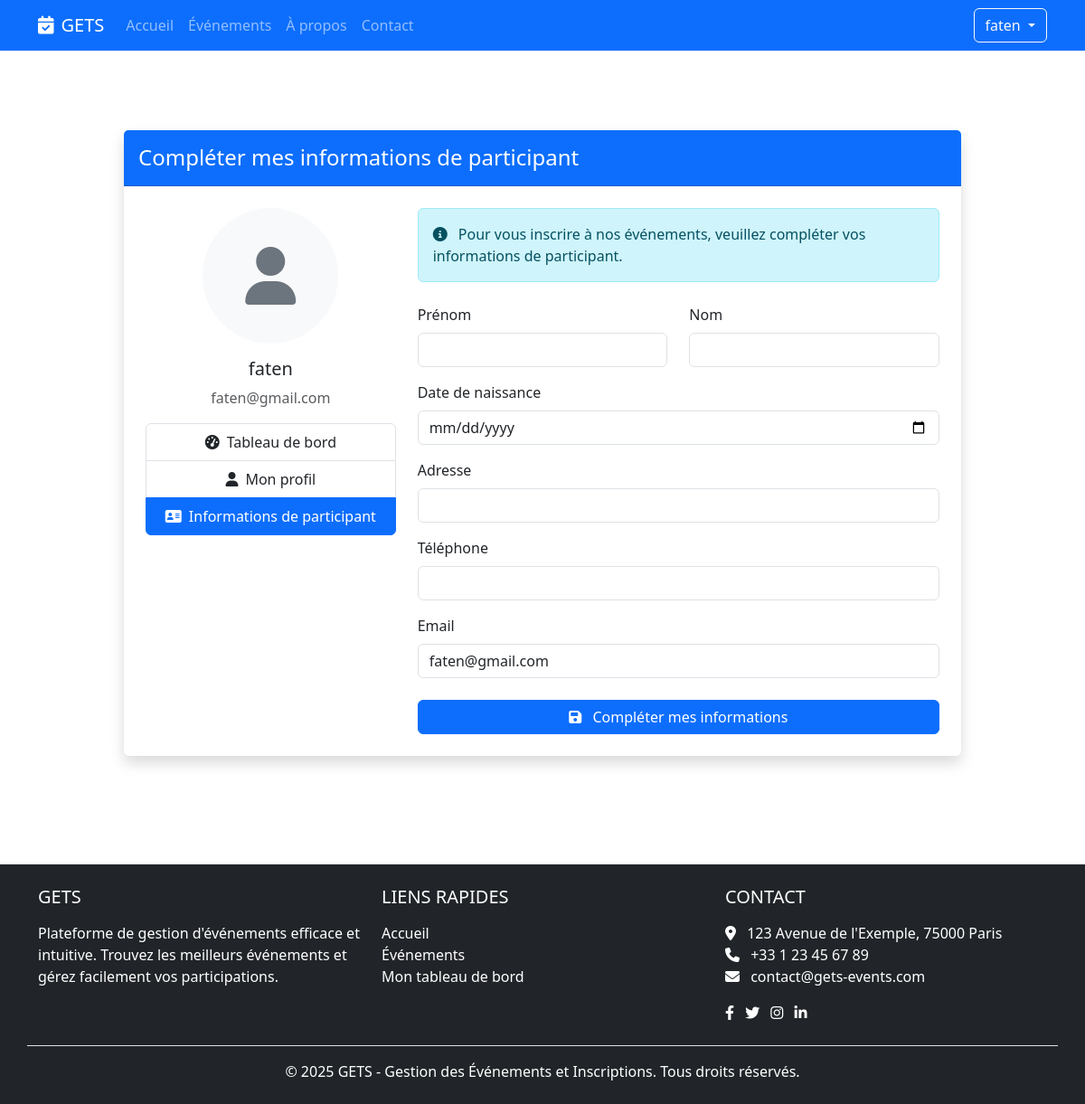
The page /account/participant-info/ (signed in) on the database as committed earlier.
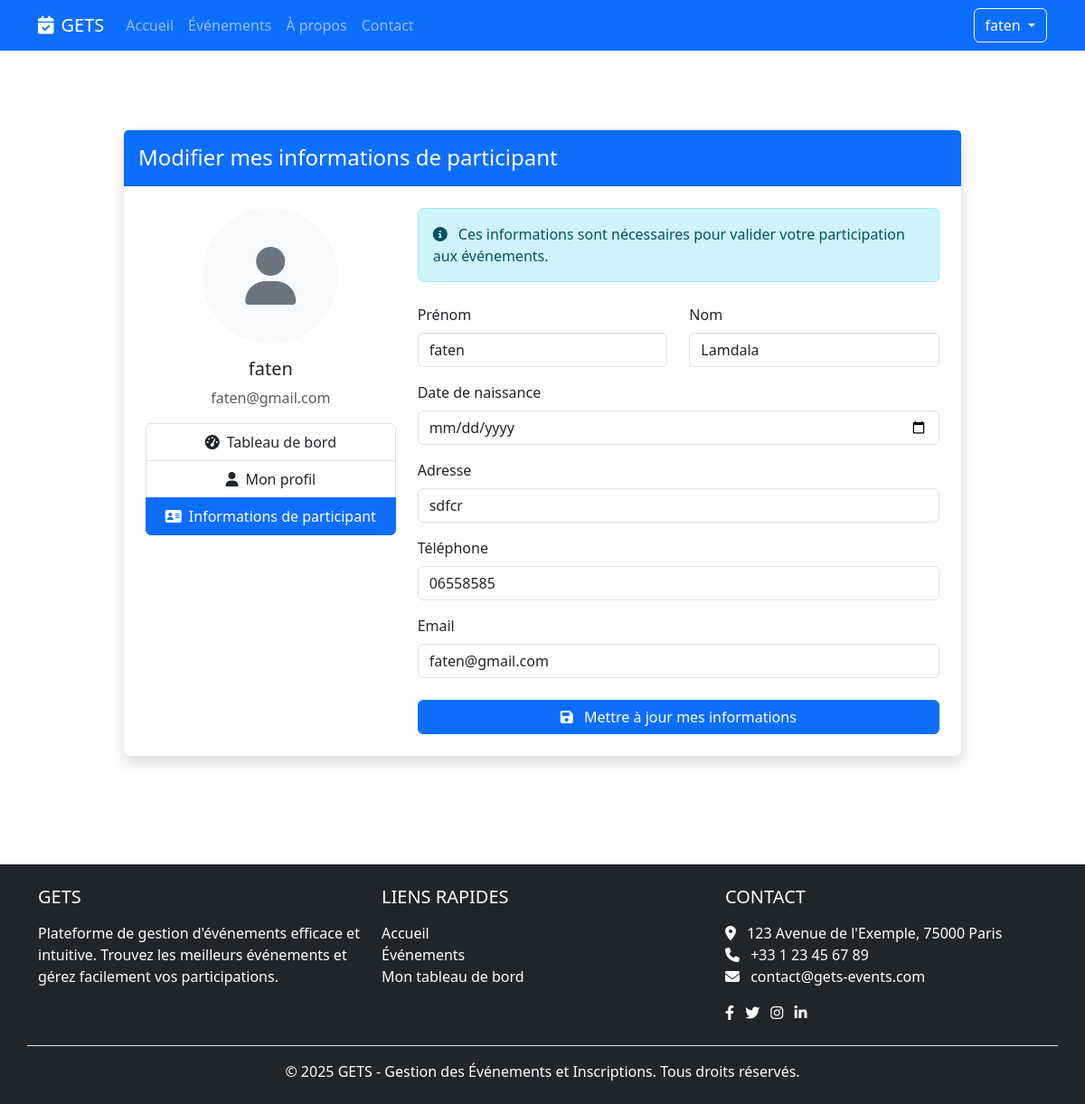
The same page on the database as committed later.
### common/models.py (models this page shows, shortened)
class User(AbstractUser):
    ROLE_CHOICES = [
        ('admin', 'Administrateur'),
        ('manager', 'Gestionnaire'),
        ('staff', 'Personnel'),
    ]
    role = models.CharField(max_length=10, choices=ROLE_CHOICES, default='staff')
    profile_image = models.ImageField(upload_to='profile_images/', blank=True, null=True)
    phone_number = models.CharField(max_length=15, blank=True, null=True)
    class Meta:
        db_table = 'user'

class Participant(models.Model):
    nom = models.CharField(max_length=100)
    prenom = models.CharField(max_length=100)
    date_naissance = models.DateField()
    adresse = models.CharField(max_length=255, blank=True, null=True)
    telephone = models.CharField(max_length=20, blank=True, null=True)
    email = models.EmailField(max_length=100, blank=True, null=True)
    date_inscription = models.DateField(auto_now_add=True)
    created_by = models.ForeignKey(User, on_delete=models.SET_NULL, null=True, related_name='created_participants')
    class Meta:
        db_table = 'participant'

### client_portal/views/account_views.py (the view, shortened to what this page needs)
# urls.py: path('account/participant-info/', account_views.ParticipantInfoView.as_view(), name='participant_info'),
class ParticipantInfoView(LoginRequiredMixin, UpdateView):
    model = Participant
    form_class = ParticipantForm
    template_name = 'client_portal/account/participant_form.html'
    success_url = reverse_lazy('client_portal:profile')
    def get_object(self, queryset=None):
        return Participant.objects.filter(email=self.request.user.email).first()
    def get_initial(self):
        initial = super().get_initial()
        if not self.get_object():
            initial.update({
                'nom': self.request.user.last_name,
                'prenom': self.request.user.first_name,
                'email': self.request.user.email,
                'telephone': self.request.user.phone_number
            })
        return initial
    def get_context_data(self, **kwargs):
        context = super().get_context_data(**kwargs)
        context['is_new'] = self.get_object() is None
        return context

### common/forms/participant_forms.py
class ParticipantForm(forms.ModelForm):
    class Meta:
        model = Participant
        fields = ['nom', 'prenom', 'date_naissance', 'adresse', 'telephone', 'email']
        widgets = {
            'date_naissance': forms.DateInput(attrs={'type': 'date', 'class': 'form-control'}),
            'nom': forms.TextInput(attrs={'class': 'form-control'}),
            'prenom': forms.TextInput(attrs={'class': 'form-control'}),
            'adresse': forms.TextInput(attrs={'class': 'form-control'}),
            'telephone': forms.TextInput(attrs={'class': 'form-control'}),
            'email': forms.EmailInput(attrs={'class': 'form-control'}),
        }

### client_portal/templates/client_portal/account/participant_form.html (shortened to what the changed rows need)
{% extends "client_portal/base.html" %}
{% block content %}
<div class="container py-5">
    <div class="row justify-content-center">
        <div class="col-md-10">
            <div class="card border-0 shadow">
                <div class="card-header bg-primary text-white py-3">
                    <h4 class="mb-0">{% if is_new %}Compléter{% else %}Modifier{% endif %} mes informations de
                        participant</h4>
                </div>
                <div class="card-body p-4">
                    <div class="row">
                        <div class="col-md-4 mb-4 mb-md-0">
                            <div class="text-center">
                                {% if user.profile_image %}
                                <img src="{{ user.profile_image.url }}" alt="{{ user.username }}"
                                    class="rounded-circle img-fluid profile-img mb-3"
                                    style="width: 150px; height: 150px; object-fit: cover;">
                                {% else %}
                                <div class="profile-placeholder rounded-circle mx-auto d-flex align-items-center justify-content-center bg-light mb-3"
                                    style="width: 150px; height: 150px;">
                                    <i class="fas fa-user fa-4x text-secondary"></i>
                                </div>
                                {% endif %}
                                <h5>{{ user.get_full_name|default:user.username }}</h5>
                                <p class="text-muted mb-3">{{ user.email }}</p>
                                <div class="list-group mb-4">
                                    <a href="{% url 'client_portal:dashboard' %}"
                                        class="list-group-item list-group-item-action">
                                    </a>
                                    <a href="{% url 'client_portal:profile' %}"
                                        class="list-group-item list-group-item-action">
                                    </a>
                                    <a href="{% url 'client_portal:participant_info' %}"
                                        class="list-group-item list-group-item-action active">
                                    </a>
                                </div>
                            </div>
                        </div>
                        <div class="col-md-8">
                            <div class="alert alert-info mb-4">
                                <i class="fas fa-info-circle me-2"></i>
                                {% if is_new %}
                                Pour vous inscrire à nos événements, veuillez compléter vos informations de participant.
                                {% else %}
                                Ces informations sont nécessaires pour valider votre participation aux événements.
                                {% endif %}
                            </div>
                            <form method="post">
                                <div class="row mb-3">
                                    <div class="col-md-6 mb-3 mb-md-0">
                                        <label for="{{ form.prenom.id_for_label }}" class="form-label">Prénom</label>
                                        {{ form.prenom }}
                                    </div>
                                    <div class="col-md-6">
                                        <label for="{{ form.nom.id_for_label }}" class="form-label">Nom</label>
                                        {{ form.nom }}
                                    </div>
                                </div>
                                <div class="mb-3">
                                    <label for="{{ form.date_naissance.id_for_label }}" class="form-label">Date de
                                        naissance</label>
                                    {{ form.date_naissance }}
                                </div>
                                <div class="mb-3">
                                    <label for="{{ form.adresse.id_for_label }}" class="form-label">Adresse</label>
                                    {{ form.adresse }}
                                </div>
                                <div class="mb-3">
                                    <label for="{{ form.telephone.id_for_label }}" class="form-label">Téléphone</label>
                                    {{ form.telephone }}
                                </div>
                                <div class="mb-4">
                                    <label for="{{ form.email.id_for_label }}" class="form-label">Email</label>
                                    {{ form.email }}
                                </div>
                                <div class="d-grid">
                                    <button type="submit" class="btn btn-primary">
                                        <i class="fas fa-save me-2"></i>
                                        {% if is_new %}
                                        Compléter
                                        {% else %}
                                        Mettre à jour
                                        {% endif %}
                                        mes informations
                                    </button>
                                </div>
                            </form>
                        </div>
                    </div>
                </div>
            </div>
        </div>
    </div>
</div>
{% endblock %}

### client_portal/templates/client_portal/partials/header.html (shortened to what this page needs)
<header>
    <nav class="navbar navbar-expand-lg navbar-dark bg-primary">
        <div class="container">
            <a class="navbar-brand" href="{% url 'client_portal:home' %}">
                <i class="fas fa-calendar-check me-2"></i>GETS
            </a>
            <div class="collapse navbar-collapse" id="navbarNav">
                <ul class="navbar-nav me-auto">
                    <li class="nav-item">
                        <a class="nav-link {% if request.path == '/' %}active{% endif %}"
                            href="{% url 'client_portal:home' %}">Accueil</a>
                    </li>
                    <li class="nav-item">
                        <a class="nav-link {% if '/events/' in request.path %}active{% endif %}"
                            href="{% url 'client_portal:event_list' %}">Événements</a>
                    </li>
                    <li class="nav-item">
                        <a class="nav-link {% if '/about/' in request.path %}active{% endif %}"
                            href="{% url 'client_portal:about' %}">À propos</a>
                    </li>
                    <li class="nav-item">
                        <a class="nav-link {% if '/contact/' in request.path %}active{% endif %}"
                            href="{% url 'client_portal:contact' %}">Contact</a>
                    </li>
                </ul>
                <div class="d-flex">
                    {% if user.is_authenticated %}
                    <div class="dropdown">
                        <button class="btn btn-outline-light dropdown-toggle" type="button" id="userMenu"
                            data-bs-toggle="dropdown" aria-expanded="false">
                            {{ user.first_name|default:user.username }}
                        </button>
                    </div>
                    {% else %}
                    <a href="{% url 'client_portal:login' %}" class="btn btn-outline-light me-2">Connexion</a>
                    <a href="{% url 'client_portal:register' %}" class="btn btn-light">Inscription</a>
                    {% endif %}
                </div>
            </div>
        </div>
    </nav>
</header>

Rows that differ between the two databases and show on the page:
added Participant: prenom "faten", nom "Lamdala", adresse "sdfcr", telephone "06558585", email "faten@gmail.com"
Other text that changed with them:
text no longer shown: "Compléter Pour vous inscrire à nos événements, veuillez compléter vos informations de participant. Compléter"
text now shown: "Modifier Ces informations sont nécessaires pour valider votre participation aux événements. Mettre à jour"
